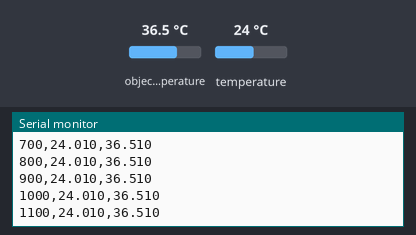
The sketch below on a simulated Arduino Uno, built with avr-gcc and run on an emulated ATmega328P. Shown: the last lines printed to the serial monitor. Inputs (shaded band) come from the test bench; at power-on: object temperature 36.5 °C, temperature 24 °C.

Above: at 1.2 s.
1.3 s: object temperature set to 20 °C
At 1.31 s:
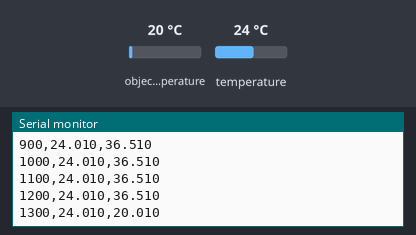
2.8 s: temperature set to 12 °C
At 2.81 s:
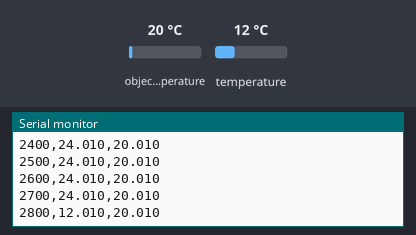
4.3 s: object temperature set to 26 °C
At 4.31 s:
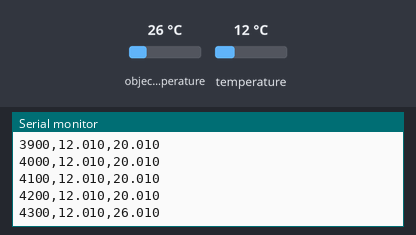
Timing chart, 0 to 7.3 s (numbered marks = the images above; inputs shaded):
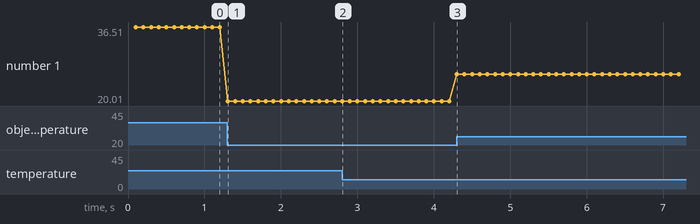

The sketch:

temperatureMess.ino
```cpp
#include <Wire.h>
#include <Adafruit_MLX90614.h>

Adafruit_MLX90614 mlx = Adafruit_MLX90614();

#define BAUDRATE 115200
#define SAMPLE_PERIOD_MS 100  // 10 Hz

void setup() {
  Serial.begin(BAUDRATE);

  if (!mlx.begin()) {
    Serial.println("t_ms,Ta_C,To_C");
    Serial.println("0,NaN,NaN");
    while (1) delay(1000);
  }

  // CSV-Header einmalig senden (praktisch für MATLAB/CSV)
  Serial.println("t_ms,Ta_C,To_C");
}

void loop() {
  static uint32_t last = 0;
  uint32_t now = millis();
  if (now - last < SAMPLE_PERIOD_MS) return;
  last = now;

  double Ta = mlx.readAmbientTempC();
  double To = mlx.readObjectTempC();

  // CSV-Zeile: t_ms,Ta_C,To_C (3 Nachkommastellen)
  Serial.print(now);
  Serial.print(',');
  Serial.print(Ta, 3);
  Serial.print(',');
  Serial.println(To, 3);
}
```

Measured:
- after the input at 1.3 s, the serial monitor: prints a new line at once (image 1)
- after the input at 2.8 s, the serial monitor: prints a new line at once (image 2)
- plotted number 1: 36.51 → 20.01 after the input at 1.3 s
